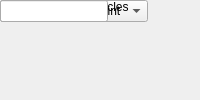
<?xml version="1.0" encoding="UTF-8"?>
<ui version="4.0">
 <class>MainWindow</class>
 <widget class="QMainWindow" name="MainWindow">
  <property name="windowTitle"><string>Exception Constraint</string></property>
  <widget class="QWidget" name="centralwidget">
   <!-- NOTE: this is a simplified structural mirror of the generated
        <module>_ui.py, not a full round-trip Designer file. Regenerate
        both from the same spec if you need to edit layout by hand. -->
       <widget class="QLabel" name="label_name">
     <property name="text"><string>Block name</string></property>
    </widget>
       <widget class="QLineEdit" name="name">
     <property name="toolTip"><string>A name you choose for this block instance, e.g. to note what it's used for in this design. Shown below the block on the diagram.</string></property>
    </widget>
       <widget class="QLabel" name="label_constraint_type">
     <property name="text"><string>Constraint Type</string></property>
    </widget>
       <widget class="QComboBox" name="constraint_type">
     <item><property name="text"><string>False Path Constraint</string></property></item>
     <item><property name="text"><string>Multicycle Constraint</string></property></item>
    </widget>
       <widget class="QLabel" name="label_num_clock_cycles">
     <property name="text"><string>Number of Clock Cycles</string></property>
    </widget>
       <widget class="QLineEdit" name="num_clock_cycles"/>
  </widget>
 </widget>
 <resources/>
 <connections/>
</ui>
